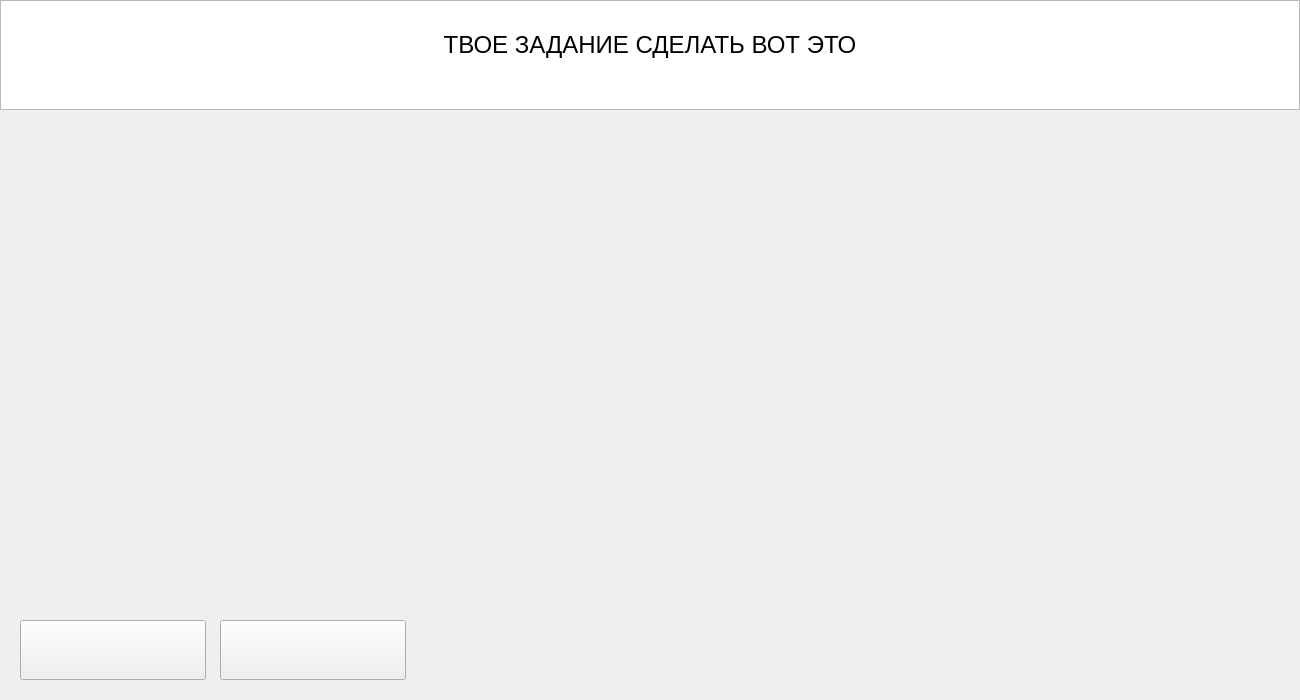
<?xml version="1.0" encoding="UTF-8"?>
<ui version="4.0">
 <class>MainWindow</class>
 <widget class="QMainWindow" name="MainWindow">
  <property name="geometry">
   <rect>
    <x>0</x>
    <y>0</y>
    <width>1300</width>
    <height>700</height>
   </rect>
  </property>
  <property name="windowTitle">
   <string>MainWindow</string>
  </property>
  <widget class="QWidget" name="centralwidget">
   <widget class="QTextEdit" name="textEdit">
    <property name="geometry">
     <rect>
      <x>0</x>
      <y>0</y>
      <width>1300</width>
      <height>110</height>
     </rect>
    </property>
    <property name="html">
     <string>&lt;!DOCTYPE HTML PUBLIC &quot;-//W3C//DTD HTML 4.0//EN&quot; &quot;http://www.w3.org/TR/REC-html40/strict.dtd&quot;&gt;
&lt;html&gt;&lt;head&gt;&lt;meta name=&quot;qrichtext&quot; content=&quot;1&quot; /&gt;&lt;style type=&quot;text/css&quot;&gt;
p, li { white-space: pre-wrap; }
&lt;/style&gt;&lt;/head&gt;&lt;body style=&quot; font-family:'MS Shell Dlg 2'; font-size:7.8pt; font-weight:400; font-style:normal;&quot;&gt;
&lt;p align=&quot;center&quot; style=&quot;-qt-paragraph-type:empty; margin-top:0px; margin-bottom:0px; margin-left:0px; margin-right:0px; -qt-block-indent:0; text-indent:0px; font-size:8pt;&quot;&gt;&lt;br /&gt;&lt;/p&gt;
&lt;p align=&quot;center&quot; style=&quot;-qt-paragraph-type:empty; margin-top:0px; margin-bottom:0px; margin-left:0px; margin-right:0px; -qt-block-indent:0; text-indent:0px;&quot;&gt;&lt;br /&gt;&lt;/p&gt;
&lt;p align=&quot;center&quot; style=&quot; margin-top:0px; margin-bottom:0px; margin-left:0px; margin-right:0px; -qt-block-indent:0; text-indent:0px;&quot;&gt;&lt;span style=&quot; font-size:18pt;&quot;&gt;ТВОЕ ЗАДАНИЕ СДЕЛАТЬ ВОТ ЭТО&lt;/span&gt;&lt;/p&gt;&lt;/body&gt;&lt;/html&gt;</string>
    </property>
   </widget>
   <widget class="QPushButton" name="exit">
    <property name="geometry">
     <rect>
      <x>220</x>
      <y>620</y>
      <width>186</width>
      <height>60</height>
     </rect>
    </property>
    <property name="text">
     <string/>
    </property>
   </widget>
   <widget class="QPushButton" name="menu">
    <property name="geometry">
     <rect>
      <x>20</x>
      <y>620</y>
      <width>186</width>
      <height>60</height>
     </rect>
    </property>
    <property name="text">
     <string/>
    </property>
   </widget>
   <widget class="QLabel" name="exercise">
    <property name="geometry">
     <rect>
      <x>20</x>
      <y>120</y>
      <width>640</width>
      <height>480</height>
     </rect>
    </property>
    <property name="text">
     <string/>
    </property>
   </widget>
   <widget class="QLabel" name="camera">
    <property name="geometry">
     <rect>
      <x>680</x>
      <y>120</y>
      <width>640</width>
      <height>480</height>
     </rect>
    </property>
    <property name="text">
     <string/>
    </property>
   </widget>
  </widget>
 </widget>
 <resources/>
 <connections/>
</ui>
